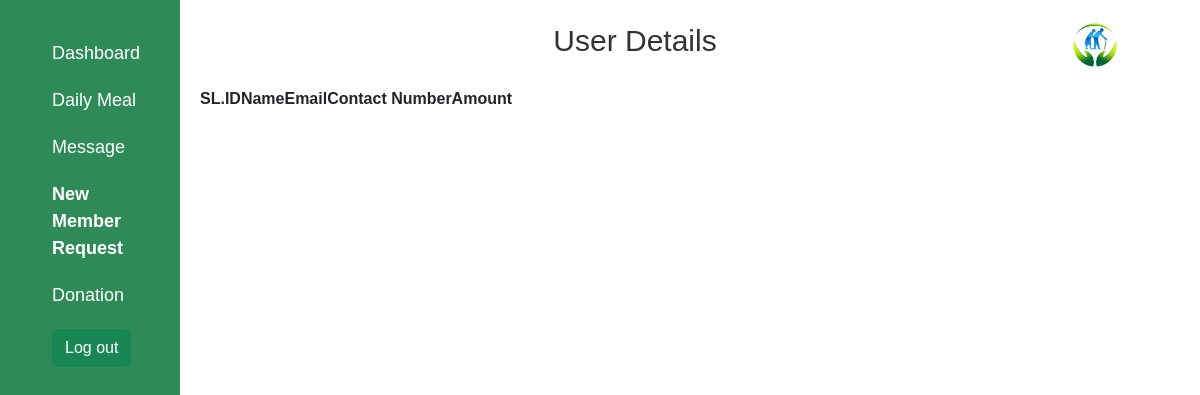
Page /Admin/donation_list.php on the earlier database version.
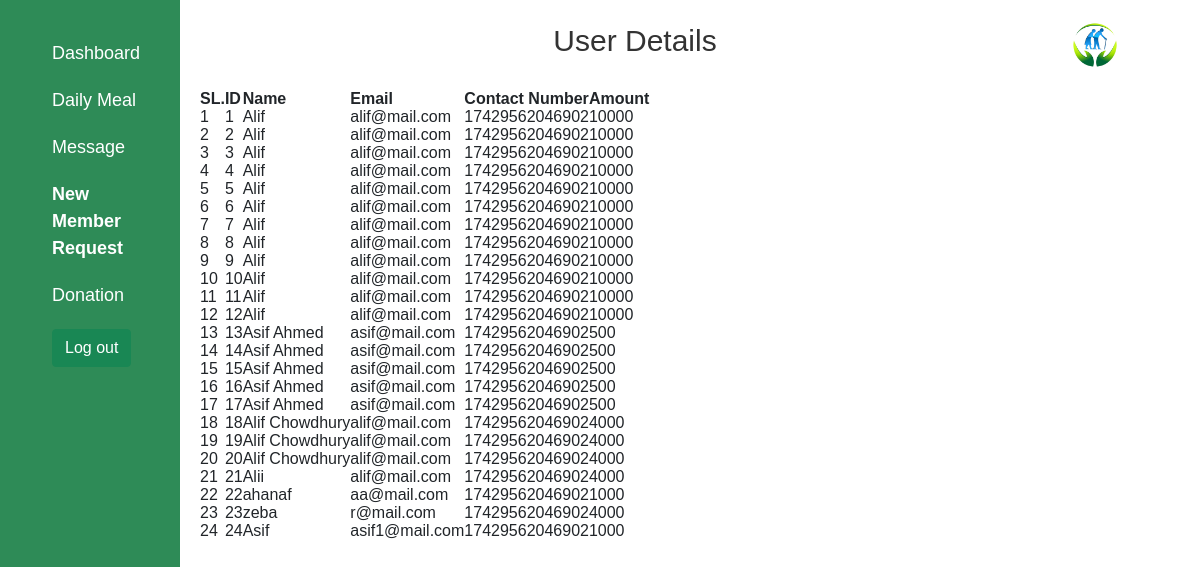
Same page on the later database version.
### tables this page shows
CREATE TABLE `donation` (
  `id` int(11) NOT NULL,
  `name` varchar(255) NOT NULL,
  `email` varchar(255) NOT NULL,
  `phone` varchar(255) NOT NULL,
  `amount` int(11) NOT NULL
);

### Admin/donation_list.php (the view, shortened to what this page needs)
<?php
include("../Connection.php");
$user_data = mysqli_query($conn, "SELECT* FROM donation WHERE 1");
$i = 0;
?>
<html>
<head>
    <link rel="stylesheet" href="https://cdn.datatables.net/1.10.23/css/jquery.dataTables.min.css">
    <link href="https://cdn.jsdelivr.net/npm/bootstrap@5.1.3/dist/css/bootstrap.min.css" rel="stylesheet">
    <link rel="stylesheet" href="css/user_infos.css?v=<?php echo time(); ?>">
</head>
<body>
    <div class="sidebar">
        <ul class="nav-links">
            <li><a href="user_info.php">Dashboard</a></li>
            <li><a href="daily_meal.php">Daily Meal</a></li>
            <li><a href="contact_msg.php">Message</a></li>
            <li><a href="client_rqst.php" style="font-weight: bold;">New Member Request</a></li>
            <li><a href="donation_list.php">Donation</a></li>
            <a class="btn btn-success login" href="admin_login.php" role="button">Log out</a>
        </ul>
    </div>
    <div class="main-content">
        <div class="header">
            <h2>User Details</h2>
            <div class="profile-pic">
                <img src="../assets/logo.jpg" alt="Profile Picture">
            </div>
        </div>
        <table id="tableID" class="display" class="client-request-table">
            <thead>
                <tr>
                    <th>SL.</th>
                    <th>ID</th>
                    <th>Name</th>
                    <th>Email</th>
                    <th>Contact Number</th>
                    <th>Amount</th>
                </tr>
            </thead>
            <tbody>
                <?php
                while ($row = mysqli_fetch_assoc($user_data)) {
                    $i++;
                ?>
                    <tr>
                        <td><?php echo $i; ?></td>
                        <td><?php echo $row['id'] ?></td>
                        <td><?php echo $row['name'] ?></td>
                        <td><?php echo $row['email'] ?></td>
                        <td><?php echo $row['phone'] ?></td>
                        <td><?php echo $row['amount'] ?></td>
                    </tr>
                <?php
                }
                ?>
            </tbody>
        </table>
    </div>
</body>
</html>

### Admin/css/user_infos.css (style rules this page uses)
* { margin: 0; padding: 0; box-sizing: border-box; }
body { font-family: Arial, sans-serif; display: flex; height: 100vh; background-color: white; }
.sidebar { width: 15%; background-color: #2e8b57; padding: 20px; display: flex; flex-direction: column; justify-content: space-between; color: white; }
.sidebar ul { list-style: none; }
.sidebar ul li { margin: 20px 0; }
.sidebar ul li a { text-decoration: none; color: white; font-size: 18px; }
.main-content { width: 80%; padding: 20px; background-color: #fff; }
.header { display: flex; justify-content:space-between; align-items: center; margin-bottom: 20px; }
.header h2 { font-size: 30px; color: #333; text-align: center; flex-grow: 1; }
.profile-pic img { border-radius: 50%; height: 50px; }

Differences in the rows shown:
added donation: id "1", name "Alif", email "alif@mail.com", phone "17429562046902", amount "10000"
added donation: id "2", name "Alif", email "alif@mail.com", phone "17429562046902", amount "10000"
added donation: id "3", name "Alif", email "alif@mail.com", phone "17429562046902", amount "10000"
added donation: id "4", name "Alif", email "alif@mail.com", phone "17429562046902", amount "10000"
added donation: id "5", name "Alif", email "alif@mail.com", phone "17429562046902", amount "10000"
added donation: id "6", name "Alif", email "alif@mail.com", phone "17429562046902", amount "10000"
added donation: id "7", name "Alif", email "alif@mail.com", phone "17429562046902", amount "10000"
added donation: id "8", name "Alif", email "alif@mail.com", phone "17429562046902", amount "10000"
added donation: id "9", name "Alif", email "alif@mail.com", phone "17429562046902", amount "10000"
added donation: id "10", name "Alif", email "alif@mail.com", phone "17429562046902", amount "10000"
added donation: id "11", name "Alif", email "alif@mail.com", phone "17429562046902", amount "10000"
added donation: id "12", name "Alif", email "alif@mail.com", phone "17429562046902", amount "10000"
added donation: id "13", name "Asif Ahmed", email "asif@mail.com", phone "17429562046902", amount "500"
added donation: id "14", name "Asif Ahmed", email "asif@mail.com", phone "17429562046902", amount "500"
added donation: id "15", name "Asif Ahmed", email "asif@mail.com", phone "17429562046902", amount "500"
added donation: id "16", name "Asif Ahmed", email "asif@mail.com", phone "17429562046902", amount "500"
added donation: id "17", name "Asif Ahmed", email "asif@mail.com", phone "17429562046902", amount "500"
added donation: id "18", name "Alif Chowdhury", email "alif@mail.com", phone "17429562046902", amount "4000"
added donation: id "19", name "Alif Chowdhury", email "alif@mail.com", phone "17429562046902", amount "4000"
added donation: id "20", name "Alif Chowdhury", email "alif@mail.com", phone "17429562046902", amount "4000"
added donation: id "21", name "Alii", email "alif@mail.com", phone "17429562046902", amount "4000"
added donation: id "22", name "ahanaf", email "aa@mail.com", phone "17429562046902", amount "1000"
added donation: id "23", name "zeba", email "r@mail.com", phone "17429562046902", amount "4000"
added donation: id "24", name "Asif", email "asif1@mail.com", phone "17429562046902", amount "1000"
